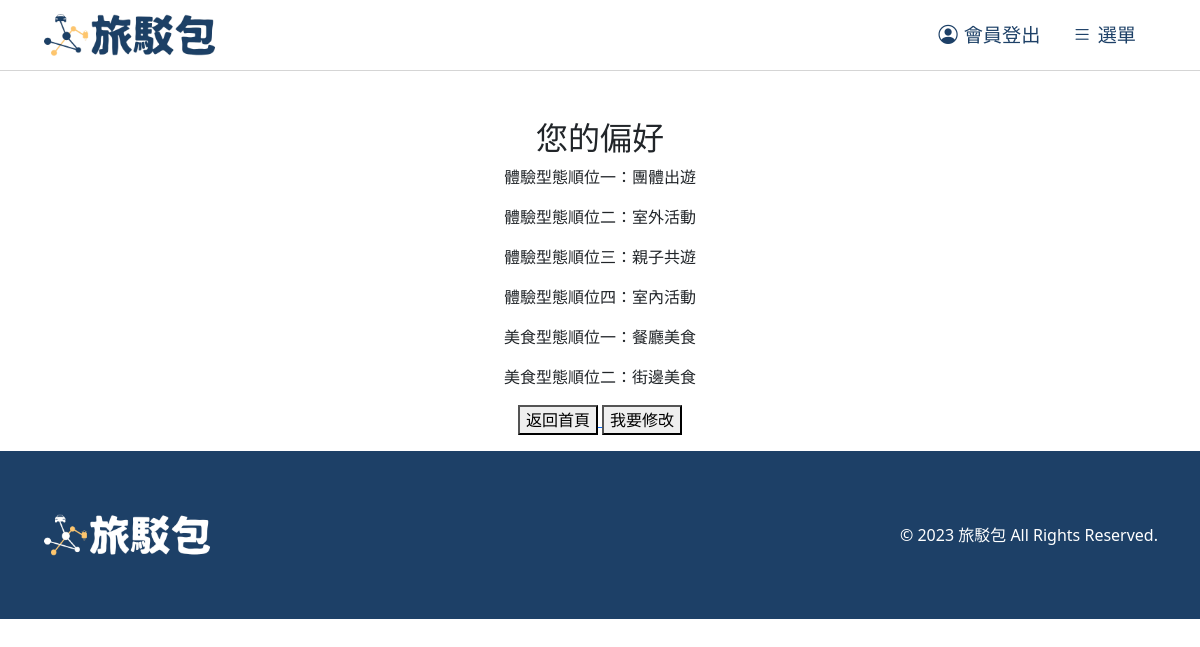
Page /prefer2/ (signed in) on the committed database.
### first/models.py (models this page shows)
class Preference(models.Model):
    fk1 = models.ForeignKey(User, on_delete=models.SET_NULL, null=True, blank=True)
    choice1 = models.CharField(max_length=50)
    choice2 = models.CharField(max_length=50)
    choice3 = models.CharField(max_length=50)
    choice4 = models.CharField(max_length=50, default="室內")

class Preference_food(models.Model):
    fk2 = models.ForeignKey(User, on_delete=models.SET_NULL, null=True, blank=True)
    choice5 = models.CharField(max_length=50)
    choice6 = models.CharField(max_length=50)

### first/views.py (the view)
# urls.py: path('prefer2/', views.prefer2_view, name='prefer2'),
@login_required
def prefer2_view(request):
    user = request.user
    try:
        preferences = Preference.objects.get(fk1=user)
    except Preference.DoesNotExist:
        preferences = None
    try:
        preferences_food = Preference_food.objects.get(fk2=user)
    except Preference_food.DoesNotExist:
        preferences_food = None
    print(preferences, preferences_food)
    return render(request, 'prefer2.html', {'preferences': preferences, 'preferences_food': preferences_food})

### templates/prefer2.html (shortened to what this page needs)
{% load static %}
<!DOCTYPE html>
<html>
<head>
    <link href="https://cdn.jsdelivr.net/npm/bootstrap@5.3.2/dist/css/bootstrap.min.css" rel="stylesheet"
>
    <link rel="stylesheet" href="https://cdn.jsdelivr.net/npm/bootstrap-icons@1.11.1/font/bootstrap-icons.css">
    <link rel="stylesheet" href="{% static 'css/style.css' %}">
    <link rel="stylesheet" href="{% static 'css/share.css' %}">
    <link rel="stylesheet" href="{% static 'css/header.css' %}">
    <link rel="stylesheet" href="{% static 'css/footer.css' %}">
</head>
<body>
    {% include 'includes/header.html' %}
    <div class="container">
        <div class="row center mt-5">
            <div class="">
                <h2>您的偏好</h2>
                <p>體驗型態順位一：{{ preferences.choice1 }}</p>
                <p>體驗型態順位二：{{ preferences.choice2 }}</p>
                <p>體驗型態順位三：{{ preferences.choice3 }}</p>
                <p>體驗型態順位四：{{ preferences.choice4 }}</p>
                <p>美食型態順位一：{{ preferences_food.choice5 }}</p>
                <p>美食型態順位二：{{ preferences_food.choice6 }}</p>
            </div>
            <div class="buttons-container">
                {% if user.is_authenticated %}
                <a href="/index/">
                    <button class="button">返回首頁</button>
                </a>
                {% else %}
                <a href="/">
                    <button class="button">返回首頁</button>
                </a>
                {% endif %}
                <a href="/prefer_form/">
                    <button class="button">我要修改</button>
                </a>
            </div>
        </div>
    </div>
    {% include 'includes/footer.html' %}
</body>
</html>

### static/css/share.css (style rules this page uses)
.center { display: flex; justify-content: center; text-align: center; align-items: center; }

### rows in the picture
Preference: choice1 "團體出遊", choice2 "室外活動", choice3 "親子共遊", choice4 "室內活動"
Preference_food: choice5 "餐廳美食", choice6 "街邊美食"
